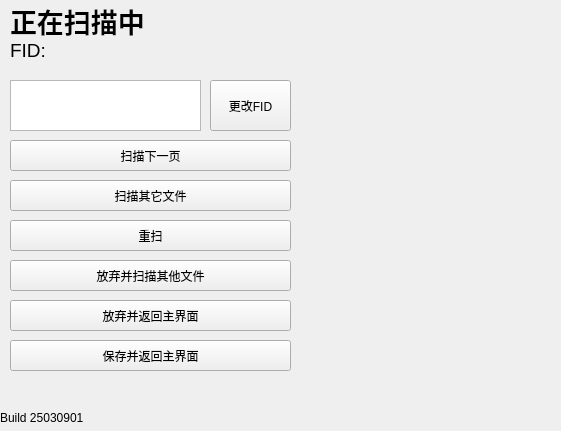
<?xml version="1.0" encoding="UTF-8"?>
<ui version="4.0">
 <class>Form</class>
 <widget class="QWidget" name="Form">
  <property name="geometry">
   <rect>
    <x>0</x>
    <y>0</y>
    <width>561</width>
    <height>431</height>
   </rect>
  </property>
  <property name="windowTitle">
   <string>Form</string>
  </property>
  <widget class="QLabel" name="label">
   <property name="geometry">
    <rect>
     <x>300</x>
     <y>0</y>
     <width>261</width>
     <height>61</height>
    </rect>
   </property>
   <property name="text">
    <string/>
   </property>
   <property name="pixmap">
    <pixmap resource="resources.qrc">:/scanned2.jpg</pixmap>
   </property>
   <property name="scaledContents">
    <bool>true</bool>
   </property>
  </widget>
  <widget class="QLabel" name="label_2">
   <property name="geometry">
    <rect>
     <x>300</x>
     <y>60</y>
     <width>261</width>
     <height>371</height>
    </rect>
   </property>
   <property name="text">
    <string/>
   </property>
   <property name="pixmap">
    <pixmap resource="resources.qrc">:/scanned.jpg</pixmap>
   </property>
   <property name="scaledContents">
    <bool>true</bool>
   </property>
  </widget>
  <widget class="QLabel" name="label_3">
   <property name="geometry">
    <rect>
     <x>10</x>
     <y>-30</y>
     <width>471</width>
     <height>101</height>
    </rect>
   </property>
   <property name="font">
    <font>
     <family>思源黑体 CN</family>
     <pointsize>20</pointsize>
     <bold>true</bold>
    </font>
   </property>
   <property name="text">
    <string>正在扫描中</string>
   </property>
  </widget>
  <widget class="QLabel" name="FID">
   <property name="geometry">
    <rect>
     <x>10</x>
     <y>40</y>
     <width>281</width>
     <height>21</height>
    </rect>
   </property>
   <property name="font">
    <font>
     <pointsize>14</pointsize>
    </font>
   </property>
   <property name="text">
    <string>FID:</string>
   </property>
  </widget>
  <widget class="QTextEdit" name="textEdit">
   <property name="geometry">
    <rect>
     <x>10</x>
     <y>80</y>
     <width>191</width>
     <height>51</height>
    </rect>
   </property>
  </widget>
  <widget class="QPushButton" name="pushButton">
   <property name="geometry">
    <rect>
     <x>210</x>
     <y>80</y>
     <width>81</width>
     <height>51</height>
    </rect>
   </property>
   <property name="text">
    <string>更改FID</string>
   </property>
  </widget>
  <widget class="QPushButton" name="pushButton_2">
   <property name="geometry">
    <rect>
     <x>10</x>
     <y>140</y>
     <width>281</width>
     <height>31</height>
    </rect>
   </property>
   <property name="text">
    <string>扫描下一页</string>
   </property>
  </widget>
  <widget class="QPushButton" name="pushButton_3">
   <property name="geometry">
    <rect>
     <x>10</x>
     <y>180</y>
     <width>281</width>
     <height>31</height>
    </rect>
   </property>
   <property name="text">
    <string>扫描其它文件</string>
   </property>
  </widget>
  <widget class="QPushButton" name="pushButton_4">
   <property name="geometry">
    <rect>
     <x>10</x>
     <y>220</y>
     <width>281</width>
     <height>31</height>
    </rect>
   </property>
   <property name="text">
    <string>重扫</string>
   </property>
  </widget>
  <widget class="QPushButton" name="pushButton_5">
   <property name="geometry">
    <rect>
     <x>10</x>
     <y>260</y>
     <width>281</width>
     <height>31</height>
    </rect>
   </property>
   <property name="text">
    <string>放弃并扫描其他文件</string>
   </property>
  </widget>
  <widget class="QPushButton" name="pushButton_6">
   <property name="geometry">
    <rect>
     <x>10</x>
     <y>300</y>
     <width>281</width>
     <height>31</height>
    </rect>
   </property>
   <property name="text">
    <string>放弃并返回主界面</string>
   </property>
  </widget>
  <widget class="QPushButton" name="pushButton_7">
   <property name="geometry">
    <rect>
     <x>10</x>
     <y>340</y>
     <width>281</width>
     <height>31</height>
    </rect>
   </property>
   <property name="text">
    <string>保存并返回主界面</string>
   </property>
  </widget>
  <widget class="QLabel" name="label_4">
   <property name="geometry">
    <rect>
     <x>0</x>
     <y>410</y>
     <width>91</width>
     <height>16</height>
    </rect>
   </property>
   <property name="cursor">
    <cursorShape>WhatsThisCursor</cursorShape>
   </property>
   <property name="text">
    <string>Build 25030901</string>
   </property>
  </widget>
 </widget>
 <resources>
  <include location="resources.qrc"/>
 </resources>
 <connections/>
</ui>
